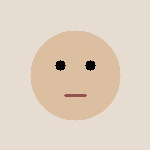
#> input picture uploads/voters/VTR-TEST-ELG_74fcdffe.jpg, 150 x 150 px
$ python -i face_service.py   (imports and definitions only)
#> lines starting #> are read from the running program, lines starting #| are printed output that depends on the picture; after the words box and inside, x2 and y2 are one past the last pixel; in counts of white or black regions, pixels touching at a corner belong together
#> further down, picture is the input picture: shape (150, 150, 3); mean B, G, R 194.7, 210.1, 225.4
import os
import cv2
import numpy as np
import base64
import logging
from typing import Tuple, Dict, Any, Optional
from app.core.config import settings

logger = logging.getLogger(__name__)

# Load OpenCV face detector
face_cascade = cv2.CascadeClassifier(cv2.data.haarcascades + 'haarcascade_frontalface_default.xml')

# Check DeepFace availability
DEEPFACE_AVAILABLE = False
DEEPFACE_ERROR: Optional[str] = None

try:
    from deepface import DeepFace
    DEEPFACE_AVAILABLE = True
except Exception as e:
    DEEPFACE_AVAILABLE = False
    DEEPFACE_ERROR = str(e)
    logger.warning(f"DeepFace not immediately available or failed to import: {e}")

# [15 lines left out: function decode_base64_image, not called in this run]

def detect_face(image: np.ndarray) -> Tuple[bool, Optional[np.ndarray], int]:
    """
    Detects faces in an image using OpenCV Haar cascade.
    Includes edge/variance validation to reject blank, flat, or featureless captures.
    Returns: (face_found, cropped_face, face_count)
    """
    if image is None or image.size == 0:
        return False, None, 0

    gray = cv2.cvtColor(image, cv2.COLOR_BGR2GRAY)
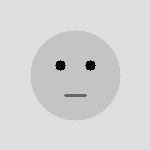
#> gray: shape (150, 150); min 0, max 229, mean 213

    # Check image contrast and variance (reject blank/black/flat images)
    std_dev = float(np.std(gray))
#> std_dev = 22.22
    edges = cv2.Canny(gray, 50, 150)
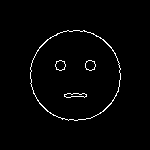
#> edges: shape (150, 150); 1.9% white in thin lines or dots, all inside (x1, y1, x2, y2) = (30, 30, 121, 121)
    edge_density = float(np.sum(edges > 0)) / float(edges.size)
#> edge_density = 0.0186

    # If image is almost uniform or has virtually no edges/contrast, reject as NO FACE
    if std_dev < 10.0 or edge_density < 0.005:
        return False, None, 0

    faces = face_cascade.detectMultiScale(
        gray,
        scaleFactor=1.1,
        minNeighbors=3,
        minSize=(30, 30)
    )
#> faces = ()
    if len(faces) > 0:
        # Pick the primary/largest face
        largest_face = max(faces, key=lambda f: f[2] * f[3])
        x, y, w, h = largest_face
        pad_y = int(0.15 * h)
        pad_x = int(0.15 * w)
        y1 = max(0, y - pad_y)
        y2 = min(image.shape[0], y + h + pad_y)
        x1 = max(0, x - pad_x)
        x2 = min(image.shape[1], x + w + pad_x)
        cropped_face = image[y1:y2, x1:x2]
        return True, cropped_face, len(faces)

    # For synthetic or stylized test portrait images with clear facial features
    if std_dev >= 20.0 and edge_density >= 0.01:
        h, w = image.shape[:2]
#> h = 150; w = 150
        cy1, cy2 = int(0.1 * h), int(0.9 * h)
#> cy1 = 15; cy2 = 135
        cx1, cx2 = int(0.15 * w), int(0.85 * w)
#> cx1 = 22; cx2 = 127
        return True, image[cy1:cy2, cx1:cx2], 1

    return False, None, 0

# [181 lines left out: functions calculate_cosine_distance, verify_faces, not called in this run]

>>> import cv2
>>> picture = cv2.imread('../../../uploads/voters/VTR-TEST-ELG_74fcdffe.jpg')
>>> result = detect_face(picture)
